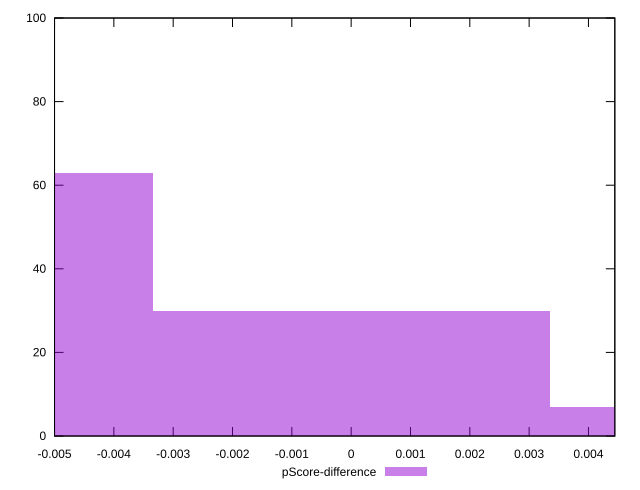

Reproduce this figure in gnuplot.
reset

$pScoreDifference <<EOF
0.006696939955979253 7
-0.006696939955979253 63
0 30
EOF

set key outside below
set boxwidth 0.006696939955979253
set xrange [-0.0050000000000000044:0.004444444444444473]
set yrange [0:100]
set trange [0:100]
set style fill transparent solid 0.5 noborder
set terminal svg size 640, 490 enhanced background rgb 'white'
set output "report_00017_2021-02-10T15-08-03.406Z/offscreen-images/samples/pages+cached/pScore-difference/histogram.svg"

plot $pScoreDifference title "pScore-difference" with boxes

reset
